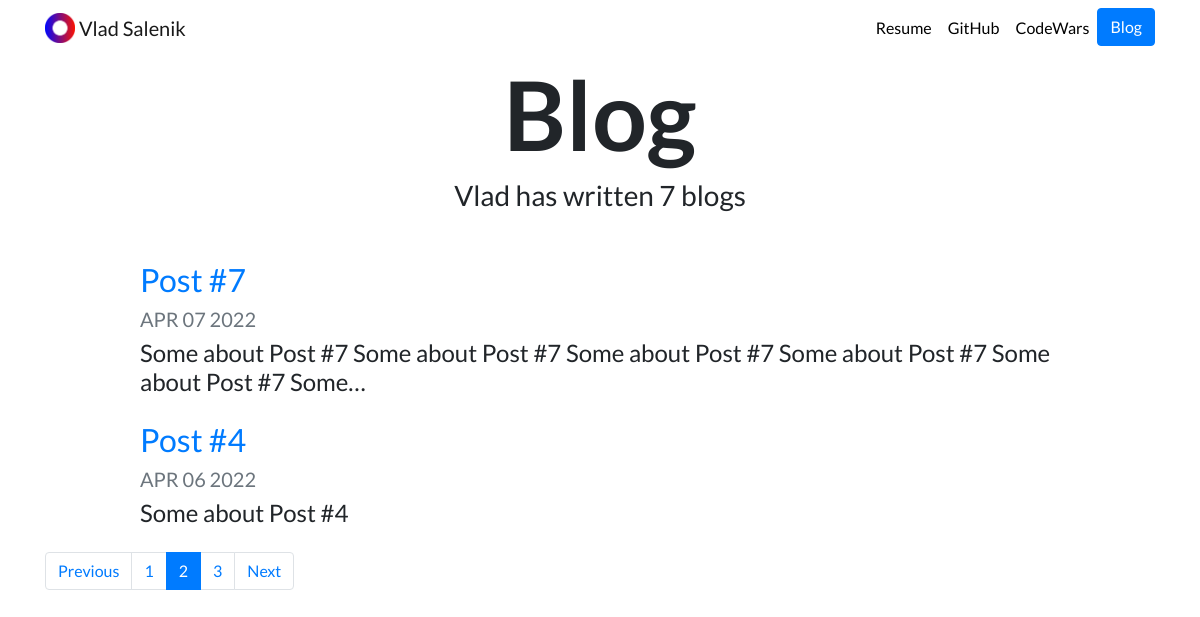
The page /blog/?page=2 on the database as committed earlier.
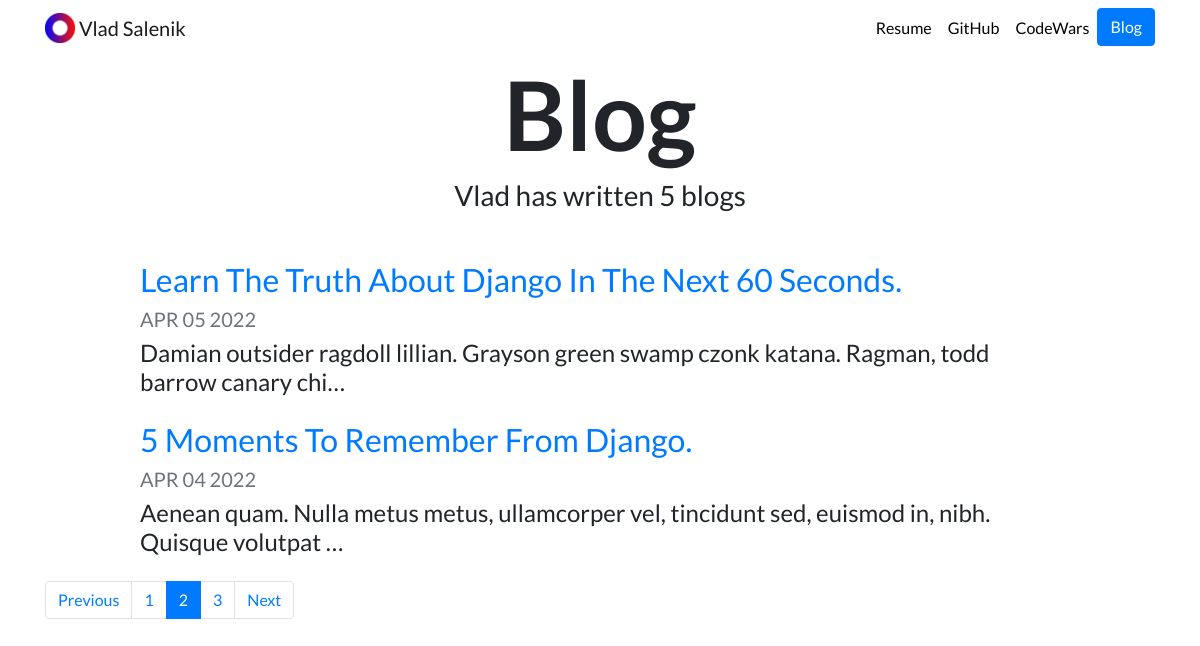
The same page on the database as committed later.
### blog/models.py (models this page shows, shortened)
class Blog(models.Model):
    title = models.CharField(max_length=200)
    description = models.TextField()
    date = models.DateField()

### blog/views.py (the view)
# urls.py: path('', views.posts_list, name='all_blogs'),
def posts_list(request):
    posts = Blog.objects.order_by('-date')
    how_much_posts_all = posts.count()
    how_much_posts_on_page = 2
    paginator = Paginator(posts, how_much_posts_on_page)
    page_number = request.GET.get('page', default=1)
    page = paginator.get_page(page_number)
    return render(request, 'blog/all_blogs.html', {'posts': page, 'pag': how_much_posts_all, 'pag_2': how_much_posts_on_page})

### blog/templates/blog/all_blogs.html
{% extends "portfolio/base.html" %}
{% load static %}
{% block content %}
<h1 id="blogtitle" class="font-weight-bold text-center">Blog</h1>
<h3 class="text-center mb-5">Vlad has written {{ pag }} blog{{ pag|pluralize }}</h3>
{% for post in posts %}
<div class="row justify-content-center my-3">
  <div class="col-md-10">
    <a href="{% url 'blog:detail' post.id %}">
      <h2>{{ post.title }}</h2>
    </a>
    <h5 class="text-muted">{{ post.date|date:'M d Y'|upper }}</h5>
    <h4>{{ post.description|striptags|truncatechars:100 }}</h4>
  </div>
</div>
{% endfor %}
{% if pag_2 < pag %}
    <nav aria-label="Page navigation">
      <ul class="pagination">
        {% if posts.has_previous %}
                <li class="page-item">
                  <a class="page-link" href="?page={{ posts.previous_page_number }}">Previous</a>
                </li>
        {% else %}
            <li class="page-item disabled">
                <a class="page-link" >Previous</a>
            </li>
        {% endif %}
        {% for p in posts.paginator.page_range %}
            {% if p == posts.number %}
                <li class="page-item active" aria-current="page">
                    <a class="page-link" href="?page={{ p }}">{{ p }}</a>
                </li>
            {% elif p > posts.number|add:-2 and p < posts.number|add:2 %}
                <li class="page-item">
                <a class="page-link" href="?page={{ p }}">{{ p }}</a>
                </li>
            {% endif %}
        {% endfor %}
        {% if posts.has_next %}
                <li class="page-item">
                  <a class="page-link" href="?page={{ posts.next_page_number }}">Next</a>
                </li>
        {% else %}
            <li class="page-item disabled">
                  <a class="page-link">Next</a>
            </li>
        {% endif %}
      </ul>
    </nav>
{% endif %}
{% endblock %}

Rows that differ between the two databases and show on the page:
removed Blog: title "Post #7", date "APR 07 2022", description "Some about Post #7 Some about Post #7 Some about Post #7 Some about Post #7 Some about Post #7 Some…"
no longer on this page (row edited): Blog: title "Post #4", date "APR 06 2022", description "Some about Post #4"
now on this page (row edited): Blog: title "Learn The Truth About Django In The Next 60 Seconds.", date "APR 05 2022", description "Damian outsider ragdoll lillian. Grayson green swamp czonk katana. Ragman, todd barrow canary chi…"
now on this page (row edited): Blog: title "5 Moments To Remember From Django.", date "APR 04 2022", description "Aenean quam. Nulla metus metus, ullamcorper vel, tincidunt sed, euismod in, nibh. Quisque volutpat …"
Other text that changed with them:
{{ pag }}: "7" → "5"
